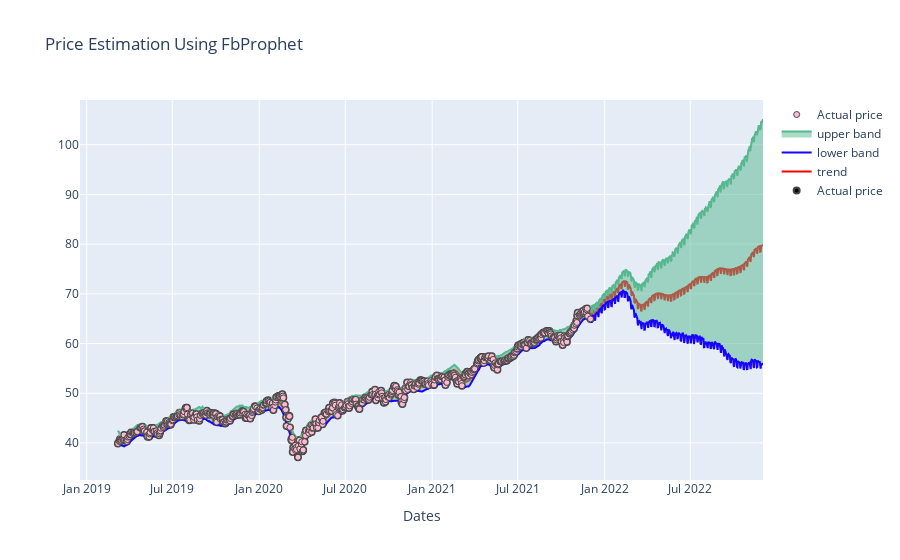

Notebook cell for this chart:
### Code cell
fig = py.offline.iplot(figure)
# plt.show()

### Figure 1 — Plotly figure (JSON) as saved in the notebook; plotly's stock layout.template omitted (floating-point values rounded to 4 significant figures; data arrays with more than 128 entries replaced by an {"elided": "..."} marker saying what was removed)
{"data": [{"marker": {"color": "black", "line": {"width": 2}}, "mode": "markers", "name": "Actual price", "type": "scatter", "x": {"elided": "691 str values"}, "y": {"elided": "691 float values"}}, {"marker": {"color": "red", "line": {"width": 3}}, "mode": "lines", "name": "trend", "type": "scatter", "x": {"elided": "1056 str values"}, "y": {"elided": "1056 float values"}}, {"line": {"color": "#1705ff"}, "mode": "lines", "name": "lower band", "type": "scatter", "x": {"elided": "1056 str values"}, "y": {"elided": "1056 float values"}}, {"fill": "tonexty", "line": {"color": "#57b88f"}, "mode": "lines", "name": "upper band", "type": "scatter", "x": {"elided": "1056 str values"}, "y": {"elided": "1056 float values"}}, {"marker": {"color": "#FFBAD2", "line": {"width": 1}}, "mode": "markers", "name": "Actual price", "type": "scatter", "x": {"elided": "1056 str values"}, "y": {"elided": "691 float values"}}], "layout": {"title": {"text": "Price Estimation Using FbProphet"}, "xaxis": {"ticklen": 2, "title": {"text": "Dates"}, "zeroline": true}}}
